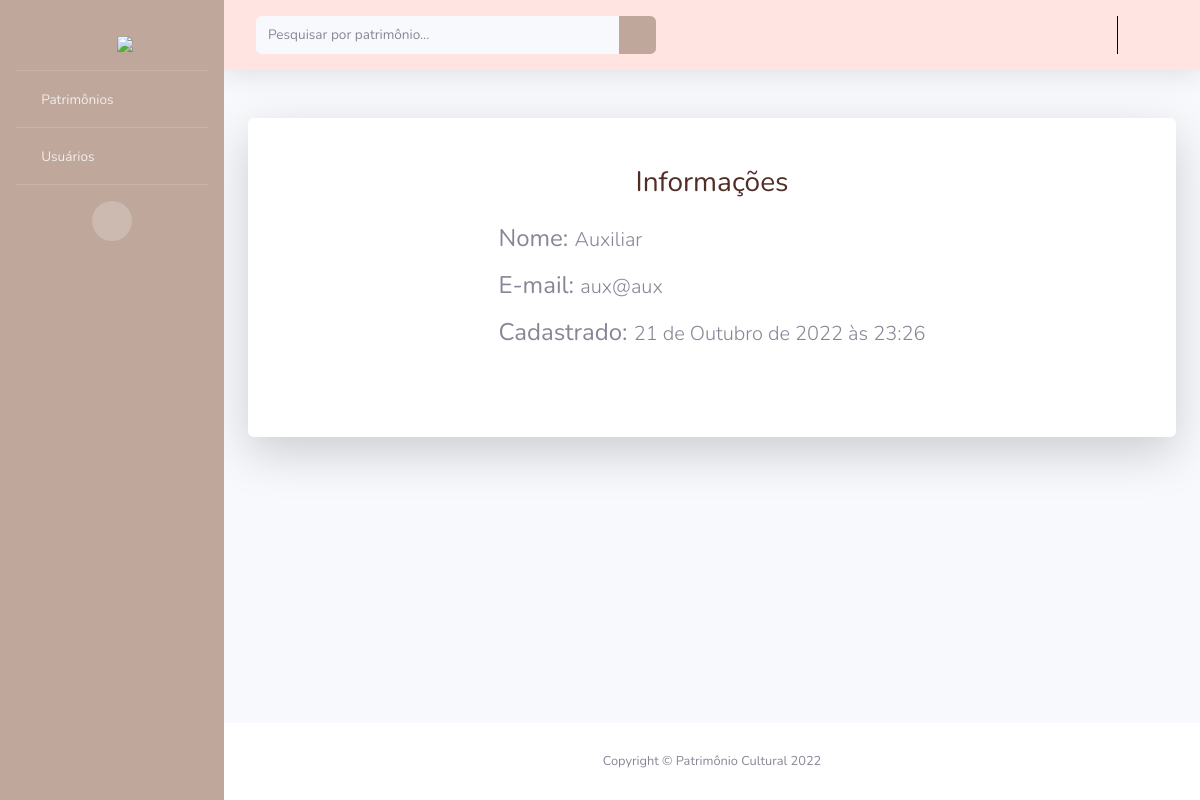
The page /showUsuario/3/ on the database its author committed.
### PC/models.py (models this page shows, shortened)
class Usuario(AbstractUser):
    cidade = models.ForeignKey(Cidade, on_delete=models.CASCADE, null=True, blank=True)
    choices_tipo = (
        ('S', 'Auxiliar'),
        ('A', 'Administrador')
        )
    tipo = models.CharField(max_length=1, choices=choices_tipo)

### PC/views.py (the view)
# urls.py: path('showUsuario/<int:id>/', showU, name='url_showU'),
def showU(request,id):
    usuario = Usuario.objects.get(pk=id)
    pacote = {"usuario":usuario}
    return render(request,'showUser.html', pacote)

### PC/templates/showUser.html (shortened to what this page needs)
{% extends 'layouts/layout.html' %}
{% block conteudo %}
<div class="card o-hidden border-0 shadow-lg my-3">
    <div class="card-body p-0">
        <div class="row justify-content-center">
            <div class="">
                <div class="p-5">
                    <div class="text-center">
                        <h3 class="text-logo">Informações</h3>
                    </div>
                    <div class=" m-4">
                        <div class="media g-mb-30 media-comment">
                            <div class="media-body u-shadow-v18 g-bg-secondary g-pa-30">
                                <div class=" fs-0 mb-3 display-5">
                                    <span class="text-decoration-line-through h4"> Nome: </span>
                                    <span class="lead display-5">{{ usuario.get_full_name }}</span>
                                </div>
                                <div class=" fs-0 mb-3 display-5">
                                    <span class="text-decoration-line-through h4"> E-mail: </span>
                                    <span class="lead display-5">{{ usuario.email }}</span>
                                </div>
                                <div class=" fs-0 mb-3 display-5">
                                    <span class="text-decoration-line-through h4"> Cadastrado: </span>
                                    <span class="lead display-5 ">{{ usuario.date_joined }}</span>
                                </div>
                            </div>
                        </div>
                    </div>
                </div>
            </div>
        </div>
    </div>
</div>
{% endblock %}

### rows shown on the page
Usuario: get_full_name "Auxiliar", email "aux@aux", date_joined "21 de Outubro de 2022 às 23:26"
